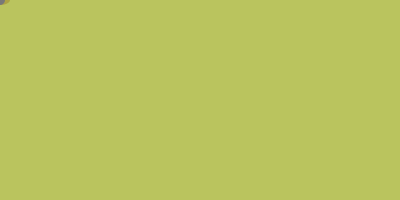
Frame 1 (no input)
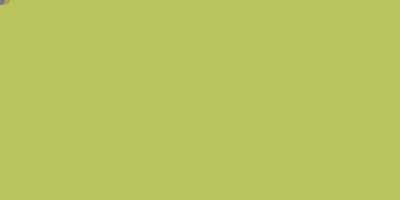
Frame 60 (the mouse pressed at the canvas centre just before this capture)
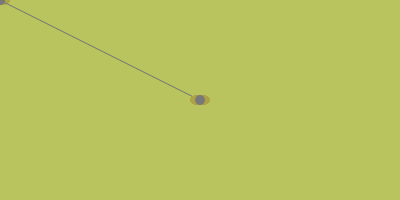
Frame 120 (the mouse held since frame 60 and released just before this capture)

The Processing sketch that drew these frames (run headless with seeded random() and noise(); from frame 60 on, the mouse is pressed at the canvas centre):

// Processing sketch: processing_90242
// ── processing_90242.pde

color[]engineer ={#BAC45E, #ADA344, #734A22, #4C2D22, #261B1D};
color[] palette=engineer ;

void setup() {
  size(400,200);
  frameRate(5);
  background(palette[0]);
}

void draw() {
  noStroke();
  fill(palette[1]);
  ellipse(mouseX, mouseY, 20, 10);
  fill(120);
  ellipse(pmouseX, pmouseY, 10, 10);
  stroke(120);
  line(mouseX,mouseY, pmouseX, pmouseY);
}

void mousePressed(){
  background(palette[0]);
}
